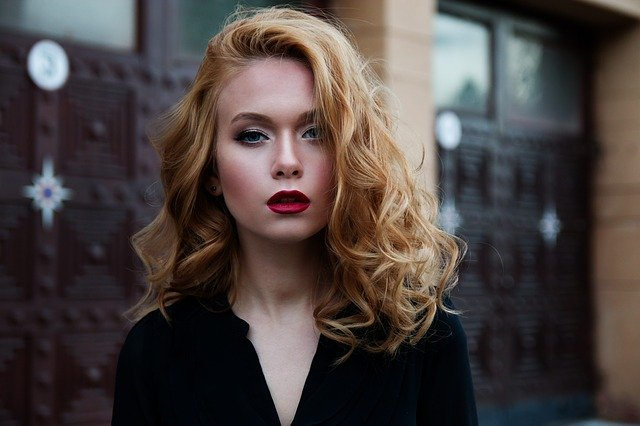
#> input picture OpenCv/image0.jpg, 640 x 426 px
$ python openCV_cours_Test1.py
#> lines starting #> are read from the running program, lines starting #| are printed output that depends on the picture; after the words box and inside, x2 and y2 are one past the last pixel; in counts of white or black regions, pixels touching at a corner belong together
# -*- coding: utf-8 -*-
"""
Created on Thu Feb 13 14:51:02 2020

@author: Jérémie
"""

import cv2
import sys
from matplotlib import pyplot as plt

imagePath = r'OpenCv/image0.jpg'
dirCascadeFiles = r'OpenCv/opencv/haarcascades_cuda/'
cascadefile = dirCascadeFiles + "haarcascade_frontalface_default.xml"
classCascade = cv2.CascadeClassifier(cascadefile)
image = cv2.imread(imagePath)
#> image is the input picture: shape (426, 640, 3); mean B, G, R 63.3, 65.5, 74.4
plt.imshow(image)

gray = cv2.cvtColor(image, cv2.COLOR_BGR2GRAY)
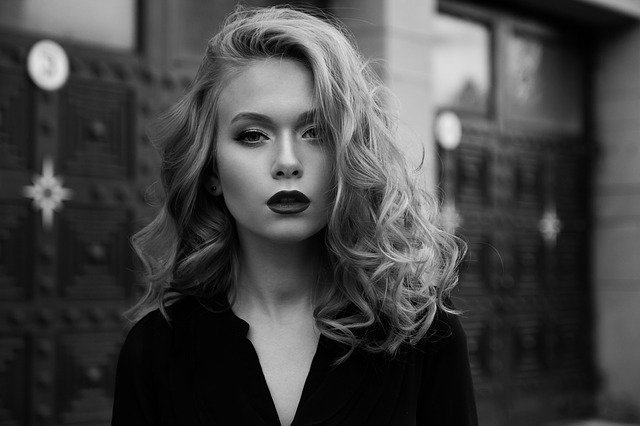
#> gray: shape (426, 640); min 0, max 235, mean 67.9
plt.imshow(gray)
faces = classCascade.detectMultiScale(
    gray,
    scaleFactor=1.1,
    minNeighbors=5,
    minSize=(30,30),
    flags = cv2.CASCADE_SCALE_IMAGE
)
#> faces = [[25, 38, 48, 48], [124, 210, 61, 61], [193, 63, 185, 185]]
print("il y a {0} visage(s).".format(len(faces)))
#| il y a 3 visage(s).

# Dessine des rectangles autour des visages trouvés
for (x, y, w, h) in faces:
    cv2.rectangle(image, (x,y), (x+w, y+h), (0, 255, 0), 2)
#> this loop made 3 passes
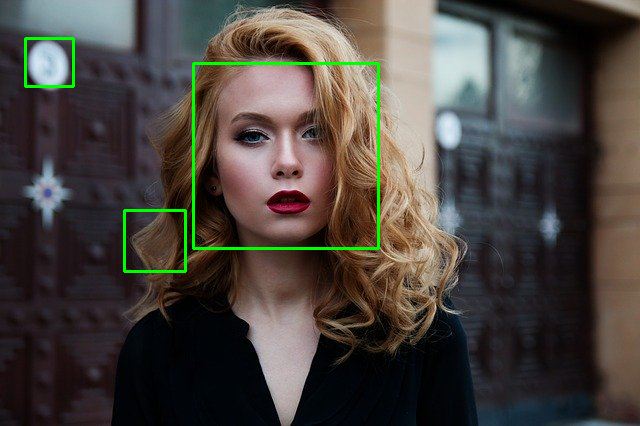
#> image: shape (426, 640, 3); 1.29% of pixels changed, all inside (x1, y1, x2, y2) = (24, 37, 380, 273)
plt.imshow(image)
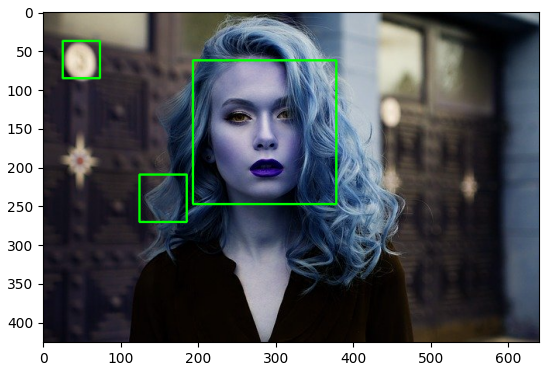
#> figure drawn by matplotlib, 1 panel; B, G, R data is drawn as R, G, B

$ run again, with OpenCv/image3.jpg copied over OpenCv/image0.jpg
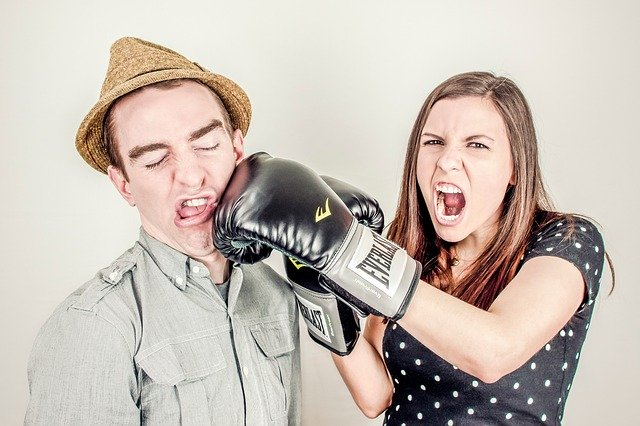
#> input picture OpenCv/image3.jpg, 640 x 426 px
#> image is the input picture: shape (426, 640, 3); mean B, G, R 179.5, 188.4, 199
#> faces = [[396, 101, 124, 124], [101, 88, 154, 154]]
#| il y a 2 visage(s).
#> the loop `for (x, y, w, h) in faces:` made 2 passes
#> after the loop `for (x, y, w, h) in faces:`:
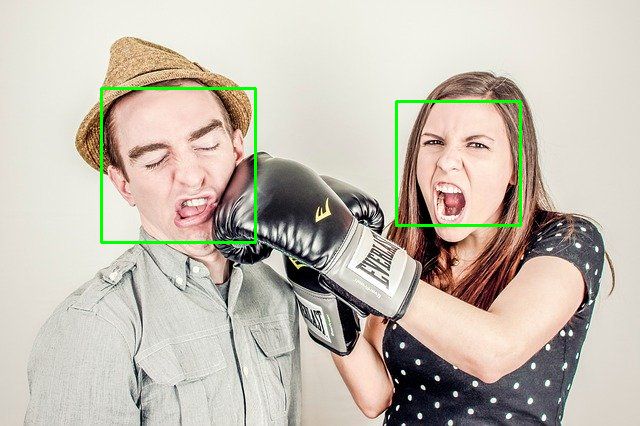
#> image: shape (426, 640, 3); 1.22% of pixels changed, all inside (x1, y1, x2, y2) = (100, 87, 522, 244)
#> `plt.imshow(image)`:
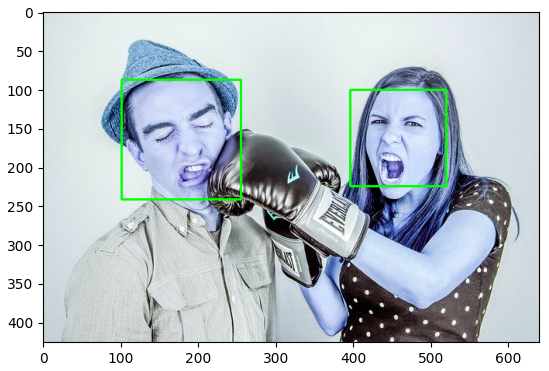
#> figure drawn by matplotlib, 1 panel; B, G, R data is drawn as R, G, B
